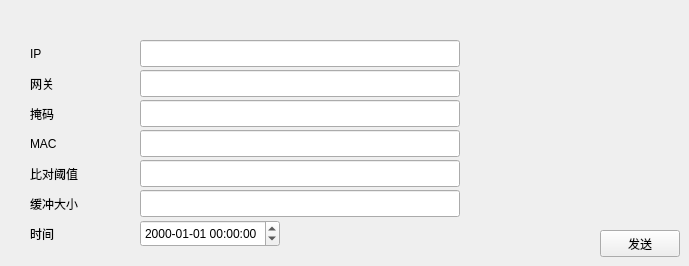
        <widget class="QWidget" name="page6">
         <widget class="QLabel" name="timelab6">
          <property name="geometry">
           <rect>
            <x>30</x>
            <y>220</y>
            <width>80</width>
            <height>27</height>
           </rect>
          </property>
          <property name="minimumSize">
           <size>
            <width>0</width>
            <height>27</height>
           </size>
          </property>
          <property name="text">
           <string>时间</string>
          </property>
          <property name="margin">
           <number>5</number>
          </property>
         </widget>
         <widget class="QDateTimeEdit" name="dateTimeEdit6">
          <property name="geometry">
           <rect>
            <x>140</x>
            <y>220</y>
            <width>140</width>
            <height>27</height>
           </rect>
          </property>
          <property name="displayFormat">
           <string>yyyy-MM-dd HH:mm:ss</string>
          </property>
         </widget>
         <widget class="QLabel" name="iplab6">
          <property name="geometry">
           <rect>
            <x>30</x>
            <y>40</y>
            <width>80</width>
            <height>27</height>
           </rect>
          </property>
          <property name="minimumSize">
           <size>
            <width>0</width>
            <height>27</height>
           </size>
          </property>
          <property name="text">
           <string>IP</string>
          </property>
          <property name="margin">
           <number>5</number>
          </property>
         </widget>
         <widget class="QLabel" name="gatewaylab6">
          <property name="geometry">
           <rect>
            <x>30</x>
            <y>70</y>
            <width>80</width>
            <height>27</height>
           </rect>
          </property>
          <property name="minimumSize">
           <size>
            <width>0</width>
            <height>27</height>
           </size>
          </property>
          <property name="text">
           <string>网关</string>
          </property>
          <property name="margin">
           <number>5</number>
          </property>
         </widget>
         <widget class="QLabel" name="masklab6">
          <property name="geometry">
           <rect>
            <x>30</x>
            <y>100</y>
            <width>80</width>
            <height>27</height>
           </rect>
          </property>
          <property name="minimumSize">
           <size>
            <width>0</width>
            <height>27</height>
           </size>
          </property>
          <property name="text">
           <string>掩码</string>
          </property>
          <property name="margin">
           <number>5</number>
          </property>
         </widget>
         <widget class="QLabel" name="MAClab6">
          <property name="geometry">
           <rect>
            <x>30</x>
            <y>130</y>
            <width>80</width>
            <height>27</height>
           </rect>
          </property>
          <property name="minimumSize">
           <size>
            <width>0</width>
            <height>27</height>
           </size>
          </property>
          <property name="text">
           <string>MAC</string>
          </property>
          <property name="margin">
           <number>5</number>
          </property>
         </widget>
         <widget class="QLabel" name="thresholdlab6">
          <property name="geometry">
           <rect>
            <x>30</x>
            <y>160</y>
            <width>80</width>
            <height>27</height>
           </rect>
          </property>
          <property name="minimumSize">
           <size>
            <width>0</width>
            <height>27</height>
           </size>
          </property>
          <property name="text">
           <string>比对阈值</string>
          </property>
          <property name="margin">
           <number>5</number>
          </property>
         </widget>
         <widget class="QLabel" name="bufflab6">
          <property name="geometry">
           <rect>
            <x>30</x>
            <y>190</y>
            <width>80</width>
            <height>27</height>
           </rect>
          </property>
          <property name="minimumSize">
           <size>
            <width>0</width>
            <height>27</height>
           </size>
          </property>
          <property name="text">
           <string>缓冲大小</string>
          </property>
          <property name="margin">
           <number>5</number>
          </property>
         </widget>
         <widget class="QLineEdit" name="ipEdit6">
          <property name="geometry">
           <rect>
            <x>140</x>
            <y>40</y>
            <width>320</width>
            <height>27</height>
           </rect>
          </property>
          <property name="minimumSize">
           <size>
            <width>0</width>
            <height>27</height>
           </size>
          </property>
         </widget>
         <widget class="QLineEdit" name="gatewayEdit6">
          <property name="geometry">
           <rect>
            <x>140</x>
            <y>70</y>
            <width>320</width>
            <height>27</height>
           </rect>
          </property>
          <property name="minimumSize">
           <size>
            <width>0</width>
            <height>27</height>
           </size>
          </property>
         </widget>
         <widget class="QLineEdit" name="maskEdit6">
          <property name="geometry">
           <rect>
            <x>140</x>
            <y>100</y>
            <width>320</width>
            <height>27</height>
           </rect>
          </property>
          <property name="minimumSize">
           <size>
            <width>0</width>
            <height>27</height>
           </size>
          </property>
         </widget>
         <widget class="QLineEdit" name="macEdit6">
          <property name="geometry">
           <rect>
            <x>140</x>
            <y>130</y>
            <width>320</width>
            <height>27</height>
           </rect>
          </property>
          <property name="minimumSize">
           <size>
            <width>0</width>
            <height>27</height>
           </size>
          </property>
         </widget>
         <widget class="QLineEdit" name="thresholdEdit6">
          <property name="geometry">
           <rect>
            <x>140</x>
            <y>160</y>
            <width>320</width>
            <height>27</height>
           </rect>
          </property>
          <property name="minimumSize">
           <size>
            <width>0</width>
            <height>27</height>
           </size>
          </property>
         </widget>
         <widget class="QLineEdit" name="buffEdit6">
          <property name="geometry">
           <rect>
            <x>140</x>
            <y>190</y>
            <width>320</width>
            <height>27</height>
           </rect>
          </property>
          <property name="minimumSize">
           <size>
            <width>0</width>
            <height>27</height>
           </size>
          </property>
         </widget>
         <widget class="QPushButton" name="send6">
          <property name="geometry">
           <rect>
            <x>600</x>
            <y>230</y>
            <width>80</width>
            <height>27</height>
           </rect>
          </property>
          <property name="minimumSize">
           <size>
            <width>80</width>
            <height>27</height>
           </size>
          </property>
          <property name="text">
           <string>发送</string>
          </property>
         </widget>
        </widget>
